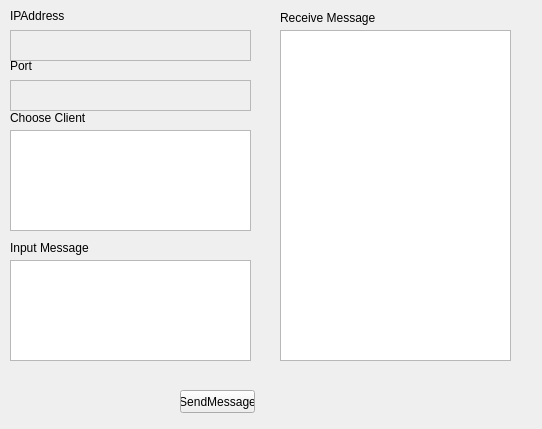
<?xml version="1.0" encoding="UTF-8"?>
<ui version="4.0">
 <class>Server</class>
 <widget class="QWidget" name="Server">
  <property name="geometry">
   <rect>
    <x>0</x>
    <y>0</y>
    <width>542</width>
    <height>429</height>
   </rect>
  </property>
  <property name="windowTitle">
   <string>Server</string>
  </property>
  <widget class="QLabel" name="label">
   <property name="geometry">
    <rect>
     <x>10</x>
     <y>10</y>
     <width>54</width>
     <height>12</height>
    </rect>
   </property>
   <property name="text">
    <string>IPAddress</string>
   </property>
  </widget>
  <widget class="QTextEdit" name="IPText">
   <property name="enabled">
    <bool>false</bool>
   </property>
   <property name="geometry">
    <rect>
     <x>10</x>
     <y>30</y>
     <width>241</width>
     <height>31</height>
    </rect>
   </property>
   <property name="acceptDrops">
    <bool>true</bool>
   </property>
   <property name="readOnly">
    <bool>true</bool>
   </property>
   <property name="acceptRichText">
    <bool>true</bool>
   </property>
  </widget>
  <widget class="QLabel" name="label_2">
   <property name="geometry">
    <rect>
     <x>10</x>
     <y>60</y>
     <width>54</width>
     <height>12</height>
    </rect>
   </property>
   <property name="text">
    <string>Port</string>
   </property>
  </widget>
  <widget class="QTextEdit" name="portText">
   <property name="enabled">
    <bool>false</bool>
   </property>
   <property name="geometry">
    <rect>
     <x>10</x>
     <y>80</y>
     <width>241</width>
     <height>31</height>
    </rect>
   </property>
   <property name="acceptDrops">
    <bool>true</bool>
   </property>
   <property name="inputMethodHints">
    <set>Qt::ImhMultiLine</set>
   </property>
   <property name="readOnly">
    <bool>true</bool>
   </property>
   <property name="acceptRichText">
    <bool>true</bool>
   </property>
  </widget>
  <widget class="QLabel" name="label_3">
   <property name="geometry">
    <rect>
     <x>10</x>
     <y>110</y>
     <width>111</width>
     <height>16</height>
    </rect>
   </property>
   <property name="text">
    <string>Choose Client</string>
   </property>
  </widget>
  <widget class="QLabel" name="label_4">
   <property name="geometry">
    <rect>
     <x>10</x>
     <y>240</y>
     <width>111</width>
     <height>16</height>
    </rect>
   </property>
   <property name="text">
    <string>Input Message</string>
   </property>
  </widget>
  <widget class="QLabel" name="label_5">
   <property name="geometry">
    <rect>
     <x>280</x>
     <y>10</y>
     <width>101</width>
     <height>16</height>
    </rect>
   </property>
   <property name="text">
    <string>Receive Message</string>
   </property>
  </widget>
  <widget class="QTextEdit" name="receiveText">
   <property name="geometry">
    <rect>
     <x>280</x>
     <y>30</y>
     <width>231</width>
     <height>331</height>
    </rect>
   </property>
  </widget>
  <widget class="QTextEdit" name="inputEdit">
   <property name="geometry">
    <rect>
     <x>10</x>
     <y>260</y>
     <width>241</width>
     <height>101</height>
    </rect>
   </property>
  </widget>
  <widget class="QPushButton" name="pushButton">
   <property name="geometry">
    <rect>
     <x>180</x>
     <y>390</y>
     <width>75</width>
     <height>23</height>
    </rect>
   </property>
   <property name="text">
    <string>SendMessage</string>
   </property>
  </widget>
  <widget class="QListWidget" name="listWidget">
   <property name="geometry">
    <rect>
     <x>10</x>
     <y>130</y>
     <width>241</width>
     <height>101</height>
    </rect>
   </property>
   <property name="selectionMode">
    <enum>QAbstractItemView::MultiSelection</enum>
   </property>
  </widget>
 </widget>
 <layoutdefault spacing="6" margin="11"/>
 <resources/>
 <connections/>
</ui>
